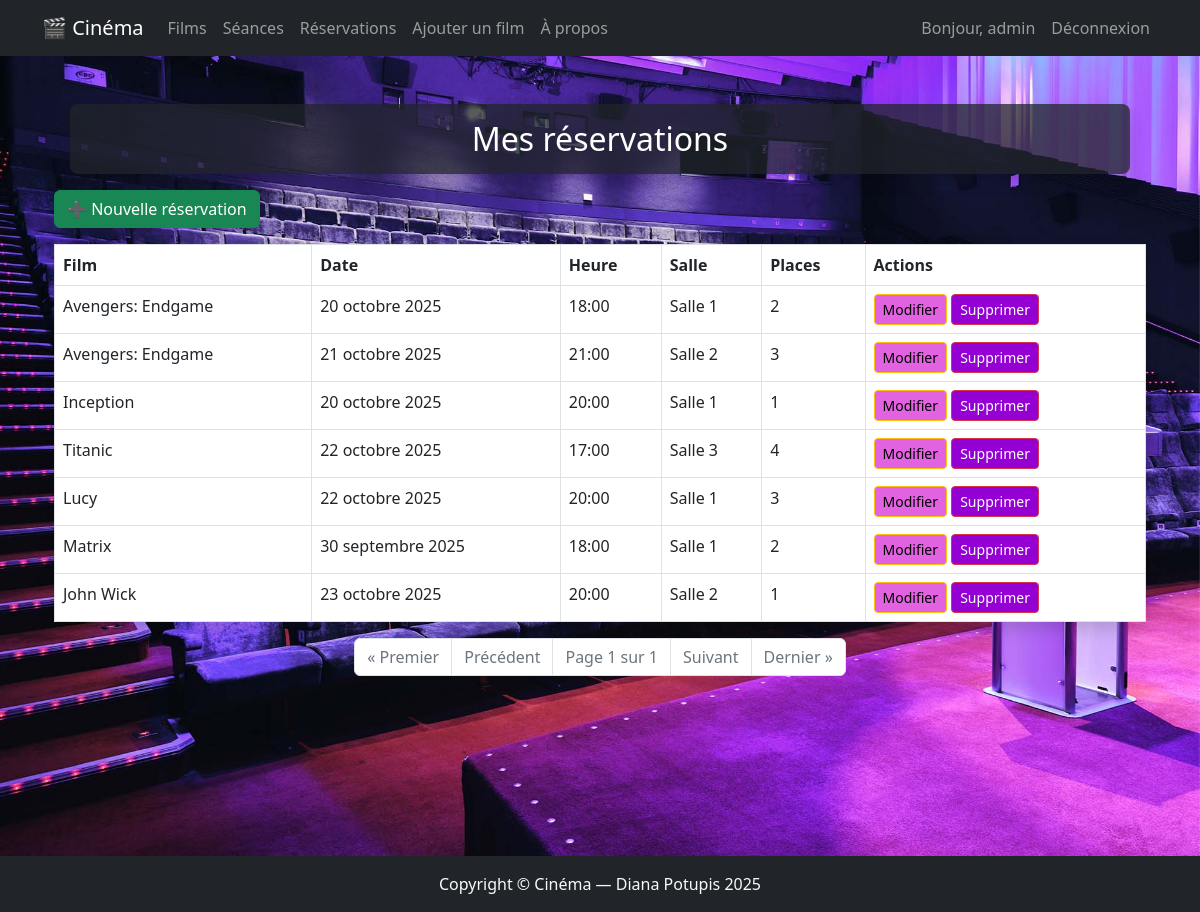
The page /reservations/ (signed in) on the database as committed earlier.
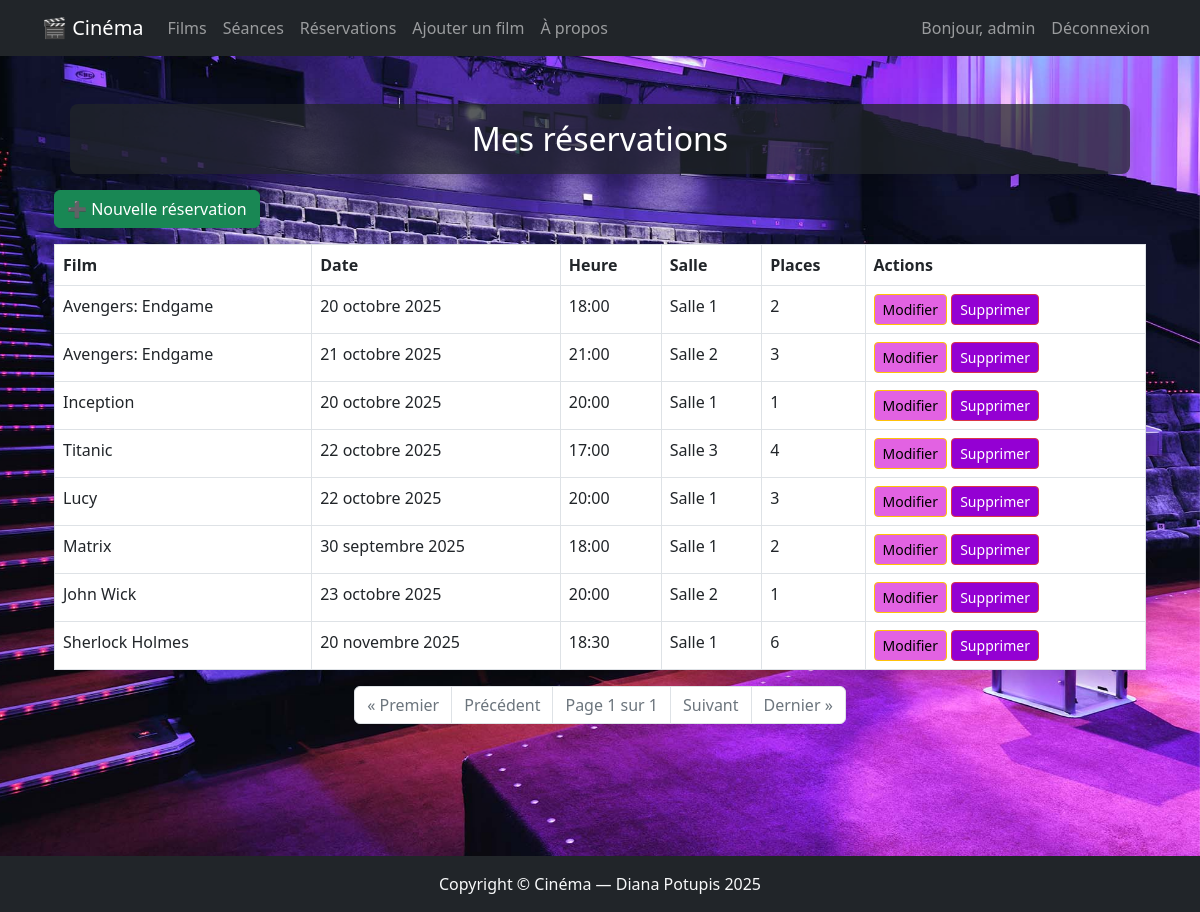
The same page on the database as committed later.
### demo_app/models.py (models this page shows, shortened)
class Reservation(models.Model):
   user = models.ForeignKey(User,verbose_name="Utilisateur", related_name='reservations', on_delete=models.CASCADE )
   seance = models.ForeignKey(Seance, verbose_name="Seance", related_name='reservations', on_delete=models.CASCADE)
   places = models.PositiveIntegerField(verbose_name="Places")
   reservation_date = models.DateTimeField(auto_now_add=True, verbose_name="Date réservation")
   class Meta:
      ordering = ('reservation_date', )
      verbose_name = "réservation"
      verbose_name_plural = "réservations"

class Seance(models.Model):
   film = models.ForeignKey(Film, verbose_name="Films", related_name='seances', on_delete=models.CASCADE )
   date = models.DateField(verbose_name="Date")
   time = models.TimeField(verbose_name="Heure")
   hall = models.ForeignKey(Hall, verbose_name="Salle", related_name='seances', on_delete=models.CASCADE)
   class Meta:
    ordering = ('date', 'time')
    verbose_name = "séance"
    verbose_name_plural = "séances"

class Film(models.Model):
  title = models.CharField(max_length=100, verbose_name="Titre")
  description = models.TextField(verbose_name="Description")
  duration = models.DurationField(verbose_name="Durée")
  genre = models.ForeignKey(Genre, on_delete=models.SET_NULL, null=True, verbose_name="Genre")
  poster = models.ImageField(verbose_name="Affiche", upload_to='img/', default='img/default.png')
  actors = models.ManyToManyField('Actor', related_name='films', verbose_name="Acteurs")
  class Meta:
    ordering = ('title', )
    verbose_name = "film"
    verbose_name_plural = "films"

class Hall(models.Model):
    name = models.CharField(max_length=50, unique=True, verbose_name="Salle")
    class Meta:
      ordering = ('name', )
      verbose_name = "salle"
      verbose_name_plural = "salles"

### demo_app/views.py (the view)
# urls.py: path('reservations/', views.ReservationListView.as_view(), name='reservation_list'),
@method_decorator(login_required, name='dispatch')
class ReservationListView(View):
    def get(self, request):
        reservations = Reservation.objects.filter(user=request.user)
        paginator = Paginator(reservations, 10)
        page_number = request.GET.get("page")
        page_obj = paginator.get_page(page_number)
        return render(request, 'reservation/reservation_list.html', {'page_obj': page_obj})

### demo_app/templates/reservation/reservation_list.html (shortened to what this page needs)
{% extends 'base.html' %}
{% block content %}
<div class="container mt-5">
  <h2 class="text-white text-center m-3 p-3 bg-dark bg-opacity-75 rounded-3 shadow">Mes réservations</h2>
  <a href="{% url 'reservation_create' %}" class="btn btn-success mb-3">➕ Nouvelle réservation</a>
  {% if page_obj %}
  <table class="table table-bordered bg-white shadow">
    <thead>
      <tr>
        <th>Film</th>
        <th>Date</th>
        <th>Heure</th>
        <th>Salle</th>
        <th>Places</th>
        <th>Actions</th>
      </tr>
    </thead>
    <tbody>
      {% for r in page_obj %}
      <tr>
        <td>{{ r.seance.film.title }}</td>
        <td>{{ r.seance.date }}</td>
        <td>{{ r.seance.time|time:"H:i" }}</td>
        <td>{{ r.seance.hall.name }}</td>
        <td>{{ r.places }}</td>
        <td>
            <a href="{% url 'reservation_edit' r.id %}" class="btn btn-sm btn-warning" style="background-color: rgb(226, 98, 226) ;">Modifier</a>
            <form action="{% url 'reservation_delete' r.id %}" method="post" class="d-inline">
                <button type="submit" class="btn btn-sm btn-danger" style="background-color: darkviolet;">Supprimer</button>
            </form>
        </td>
      </tr>
      {% endfor %}
    </tbody>
  </table>
  {% else %}
  <p class="alert alert-info">Vous n’avez aucune réservation.</p>
  {% endif %}
</div>
{% include 'includes/pagination_section.html' %}
{% endblock %}

Rows that differ between the two databases and show on the page:
added Reservation: seance.film "Sherlock Holmes", seance "20 novembre 2025", seance.time "18:30", seance.hall.name "Salle 1", places "6"
